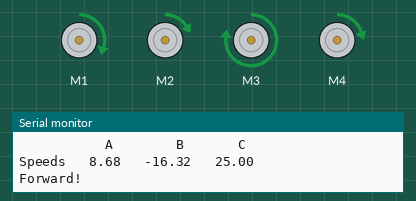
Simulated run of this sketch. Board: Arduino Uno, built with avr-gcc and run on an emulated ATmega328P. Shown: 4 × DC motor (green arrow = forward, orange = backward, longer = faster), the last lines printed to the serial monitor.

Above: at 0.1 s.
At 3.1 s:
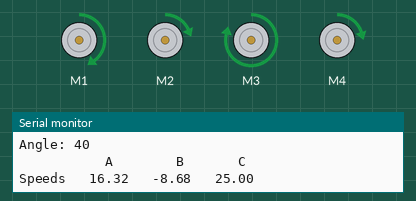
At 9.6 s:
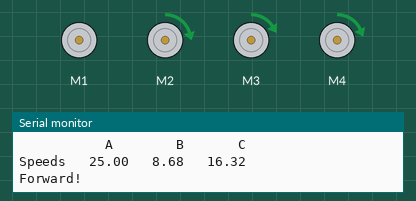
At 18.7 s:
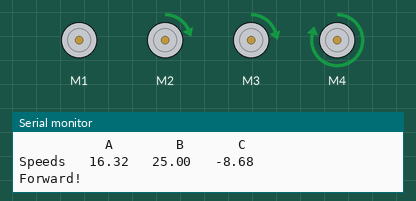
At 27.7 s:
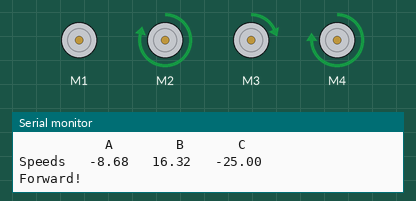
At 38.3 s:
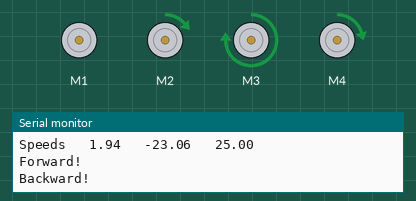
Timing chart, 0 to 40.0 s (numbered marks = the images above):
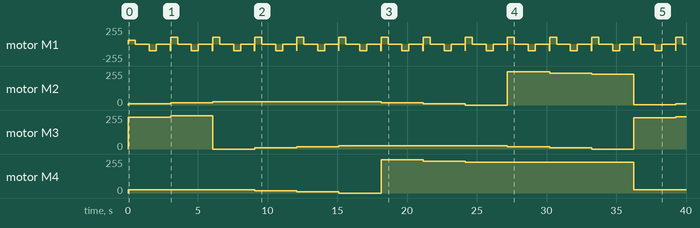

Measured:
- by itself, motor M1: repeats every 3.0 s: stopped 1.0 s, backward 100/255 0.50 s, stopped 1.0 s, backward 100/255 0.02 s, forward 100/255 0.50 s
- by itself, motor M3: stopped → forward 240/255 at 0.02 s, → forward 248/255 3.0 s later, → stopped 3.0 s later, → forward 8/255 3.0 s later, … (13 changes in this stretch)
- by itself, motor M2: stopped → forward 8/255 at 0.02 s, → forward 16/255 3.0 s later, → forward 25/255 3.0 s later, → forward 16/255 12.1 s later, … (11 changes in this stretch)

The sketch:

mtoro.ino
```cpp
#include <AFMotor.h>
#include <math.h>

#define speed 100
#define delay_0 500
#define delay_1 1000


AF_DCMotor engage(1, MOTOR12_8KHZ);
AF_DCMotor driver_1(2, MOTOR12_8KHZ);
AF_DCMotor driver_2(3, MOTOR12_8KHZ);
AF_DCMotor driver_3(4, MOTOR12_8KHZ);

static int scalar = 0;
static int angle = 0;
void setup() {
  scalar = 50;
  // put your setup code here, to run once:
  engage.setSpeed(60);
  driver_1.setSpeed(60);
  driver_2.setSpeed(60);
  driver_3.setSpeed(60);
  Serial.begin(9600);
  Serial.println("Motor test!");
}

void loop() {
  // put your main code here, to run repeatedly:
  angle = (angle + 20) % 360;
  Serial.print("Angle: ");
  Serial.print(angle);
  Serial.print("\n");
  roll_angle(angle);
  run_engage();
}

// Use scalar to control speed. Set roof and floor to ensure motor ratios are consistent
void roll_speed (double ratio_1, double ratio_2, double ratio_3) {
  double motorSpeeds[3];
  // Normalize motor contributions to match the desired speed
  double sumContributions = abs(ratio_1) + abs(ratio_2) + abs(ratio_3);

  motorSpeeds[0] = scalar * (ratio_1 / sumContributions);
  motorSpeeds[1] = scalar * (ratio_2 / sumContributions);
  motorSpeeds[2] = scalar * (ratio_3 / sumContributions);
  Serial.println("           A        B       C");
  Serial.print("Speeds   ");
  Serial.print(motorSpeeds[0]);
  Serial.print("   ");
  Serial.print(motorSpeeds[1]);
  Serial.print("   ");
  Serial.print(motorSpeeds[2]);
  Serial.print("\n");

  // probs change speed to a global variable
  driver_1.setSpeed(motorSpeeds[0]);
  driver_2.setSpeed(motorSpeeds[1]);
  driver_3.setSpeed(motorSpeeds[2]);

  driver_1.run(FORWARD);
  driver_2.run(FORWARD);
  driver_3.run(FORWARD);
}

// Calls roll_speed with percentages as arguments
// Calculates percentage of each motor required for a direction
void roll_angle(uint8_t angle) {
  int a = 0;
  int b = 0;
  int c = 0;

  double x = 0;
  double y = 0;

  x = cos(angle * M_PI / 180.0);
  y = sin(angle * M_PI / 180.0);

  // Motor positions in degrees
  double motorA_deg = 90;
  double motorB_deg = 150;
  double motorC_deg = 30;

  // Convert degrees to radians
  double motorX_rad = motorA_deg * M_PI / 180.0;
  double motorY_rad = motorB_deg * M_PI / 180.0;
  double motorZ_rad = motorC_deg * M_PI / 180.0;
  double desiredAngle_rad = angle * M_PI / 180.0;

  // Force vectors for each motor (in Cartesian coordinates)
  double Fx[] = { cos(motorX_rad), cos(motorY_rad), cos(motorZ_rad) };
  double Fy[] = { sin(motorX_rad), sin(motorY_rad), sin(motorZ_rad) };

  // Calculate contributions for each motor to move in the desired direction
  double A = Fx[0] * x + Fy[0] * y;
  double B = Fx[1] * x + Fy[1] * y;
  double C = Fx[2] * x + Fy[2] * y;

  roll_speed (A, B, C);
}

void run_engage(void) {
  //put your main code here, to run repeatedly:
  engage.run(FORWARD);
  Serial.println("Forward!");
  delay(delay_0);
  engage.setSpeed(0);
  delay(delay_1);
  engage.setSpeed(speed);
  engage.run(BACKWARD);
  Serial.println("Backward!");
  delay(delay_0);
  engage.setSpeed(0);
  delay(delay_1);
  engage.setSpeed(speed);
}
```
